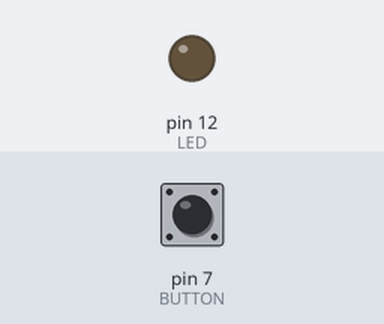
Simulated run of this sketch. Board: Arduino Uno, built with avr-gcc and run on an emulated ATmega328P. Parts: output pins drawn as LEDs (lit = HIGH). The inputs (shaded band) are chosen by the test bench; at power-on: pin 7 (BUTTON) HIGH.

Above: at 1.2 s.
1.3 s: pin 7 (BUTTON) pulled LOW for 3.2 s
At 2.6 s:
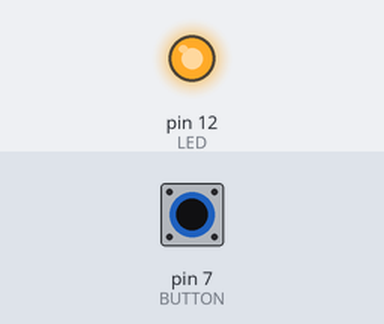
6.8 s: pin 7 (BUTTON) pulled LOW for 0.15 s
At 9.5 s:
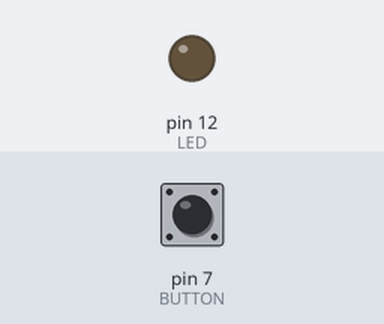
9.9 s: pin 7 (BUTTON) pulled LOW for 1 s
At 10.3 s:
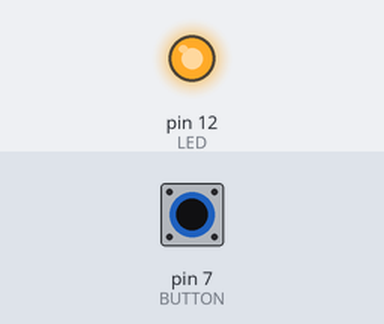
Timing chart, 0 to 13.4 s (numbered marks = the images above; inputs shaded):
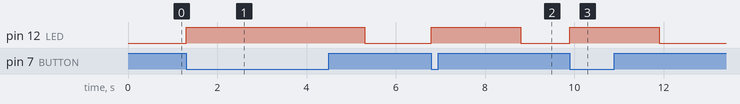

The sketch:

181228_input_pullup.ino
```cpp
#define LED 12 // LED를 12번 핀으로 연결
#define BUTTON 7 // 버튼을 7번 핀으로 연결

void setup() {
  pinMode(LED, OUTPUT); // LED로 출력
  pinMode(BUTTON, INPUT_PULLUP); // BUTTON으로 풀업이 적용된 입력
}

void loop() {
  if(digitalRead(BUTTON) == LOW){ // 만약 버튼에 0v가 흐르면
    digitalWrite(LED, HIGH); // LED에 5v를 흘린다
    delay(2000); // 2초동안
    digitalWrite(LED, LOW); // LED에 0v를 흘린다
  }
}
```

Measured:
- after the input at 1.3 s, pin 12 (LED): LOW → HIGH at once, → LOW 4.0 s later
- after the input at 6.8 s, pin 12 (LED): LOW → HIGH at once, → LOW 2.0 s later
- after the input at 9.9 s, pin 12 (LED): LOW → HIGH at once, → LOW 2.0 s later
